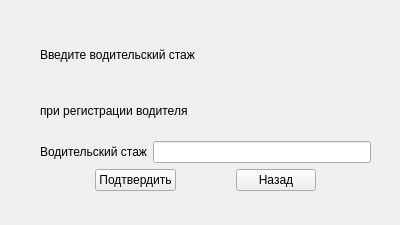
<?xml version="1.0" encoding="UTF-8"?>
<ui version="4.0">
 <class>DriverDuration</class>
 <widget class="QWidget" name="DriverDuration">
  <property name="geometry">
   <rect>
    <x>0</x>
    <y>0</y>
    <width>400</width>
    <height>225</height>
   </rect>
  </property>
  <property name="windowTitle">
   <string>Form</string>
  </property>
  <widget class="QWidget" name="">
   <property name="geometry">
    <rect>
     <x>40</x>
     <y>30</y>
     <width>331</width>
     <height>161</height>
    </rect>
   </property>
   <layout class="QVBoxLayout" name="verticalLayout_2">
    <item>
     <layout class="QVBoxLayout" name="verticalLayout">
      <item>
       <widget class="QLabel" name="label_2">
        <property name="text">
         <string>Введите водительский стаж</string>
        </property>
       </widget>
      </item>
      <item>
       <widget class="QLabel" name="label_3">
        <property name="text">
         <string>при регистрации водителя</string>
        </property>
       </widget>
      </item>
     </layout>
    </item>
    <item>
     <layout class="QHBoxLayout" name="horizontalLayout">
      <item>
       <widget class="QLabel" name="label">
        <property name="text">
         <string>Водительский стаж</string>
        </property>
       </widget>
      </item>
      <item>
       <widget class="QLineEdit" name="stazh_lineEdit"/>
      </item>
     </layout>
    </item>
    <item>
     <layout class="QHBoxLayout" name="horizontalLayout_2">
      <item>
       <spacer name="horizontalSpacer">
        <property name="orientation">
         <enum>Qt::Horizontal</enum>
        </property>
        <property name="sizeHint" stdset="0">
         <size>
          <width>40</width>
          <height>20</height>
         </size>
        </property>
       </spacer>
      </item>
      <item>
       <widget class="QPushButton" name="accept_button">
        <property name="text">
         <string>Подтвердить</string>
        </property>
       </widget>
      </item>
      <item>
       <spacer name="horizontalSpacer_2">
        <property name="orientation">
         <enum>Qt::Horizontal</enum>
        </property>
        <property name="sizeHint" stdset="0">
         <size>
          <width>40</width>
          <height>20</height>
         </size>
        </property>
       </spacer>
      </item>
      <item>
       <widget class="QPushButton" name="back_button">
        <property name="text">
         <string>Назад</string>
        </property>
       </widget>
      </item>
      <item>
       <spacer name="horizontalSpacer_3">
        <property name="orientation">
         <enum>Qt::Horizontal</enum>
        </property>
        <property name="sizeHint" stdset="0">
         <size>
          <width>40</width>
          <height>20</height>
         </size>
        </property>
       </spacer>
      </item>
     </layout>
    </item>
   </layout>
  </widget>
 </widget>
 <resources/>
 <connections/>
</ui>
